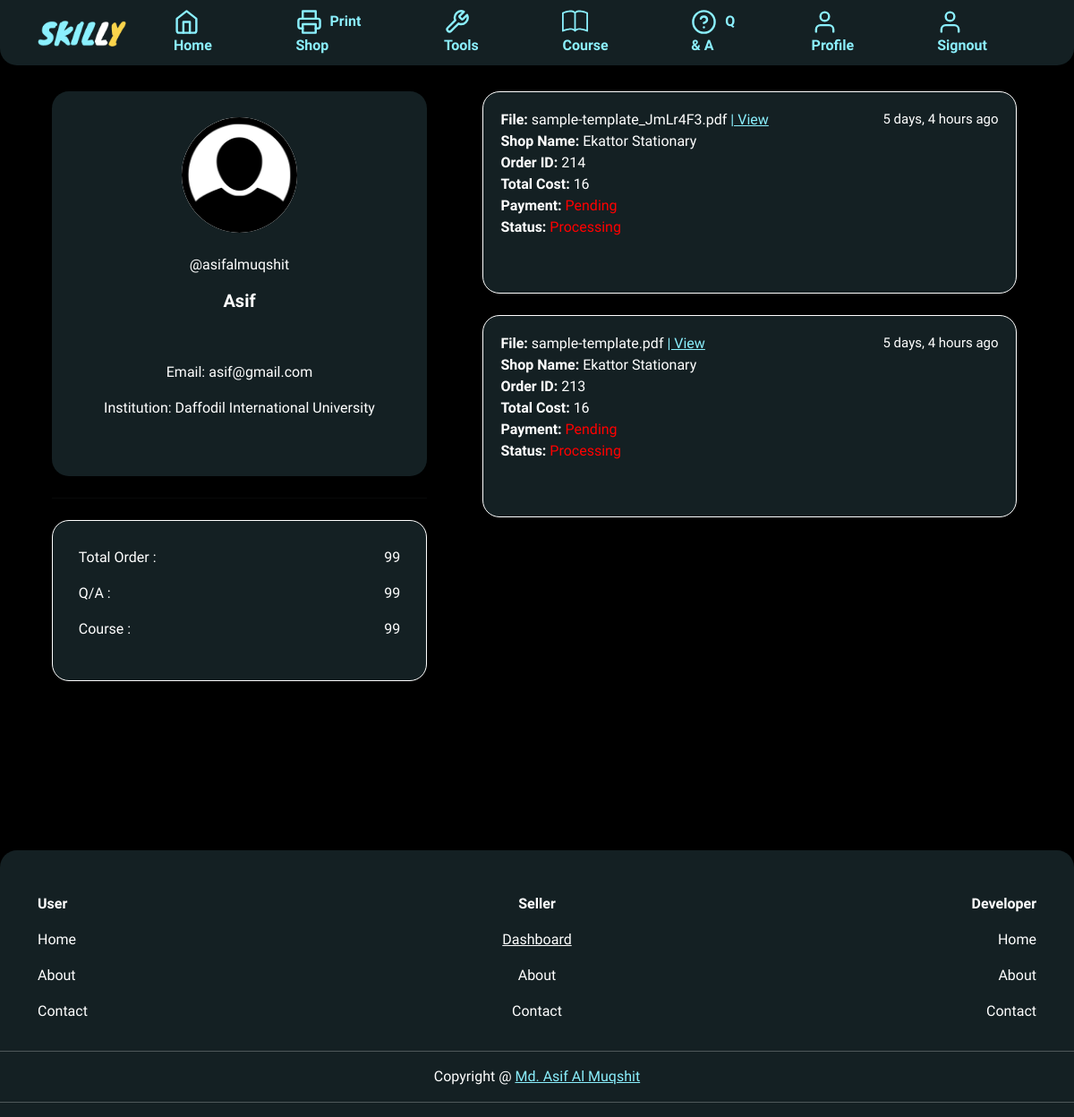
Page /profile (signed in) on the earlier database version.
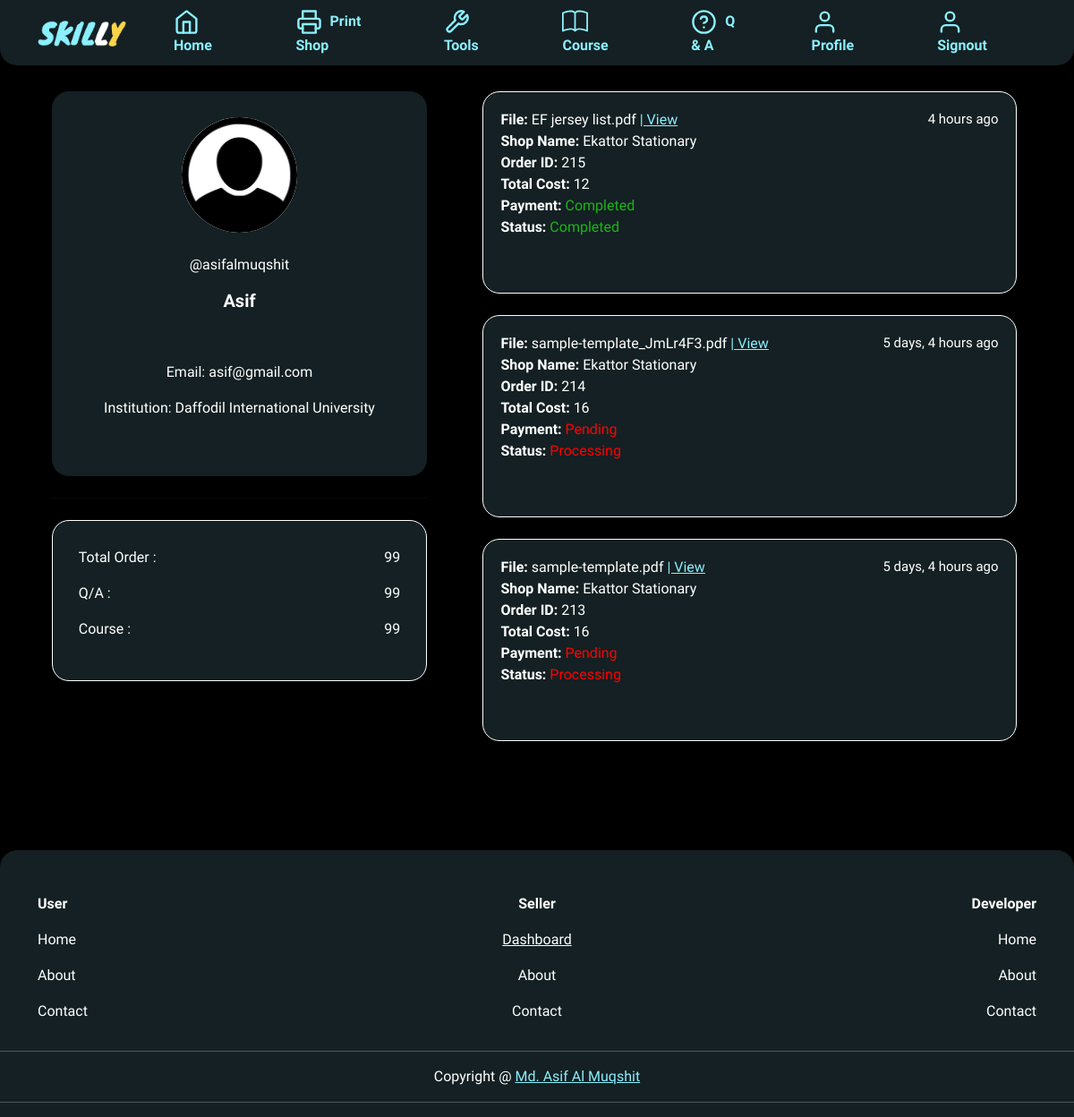
Same page on the later database version.
### home/models.py (models this page shows, shortened)
class PDFDatabase (models.Model):
    senderusername = models.CharField(max_length=99, null=True, blank=True)
    sendername = models.CharField(max_length=99, null=True, blank=True)
    senderemail = models.CharField(max_length=99, null=True, blank=True)
    senderphone = models.CharField(max_length=99, null=True, blank=True)
    selectedshopusername = models.CharField(max_length=99, null=True, blank=True)
    selectshopname = models.CharField(max_length=99, null=True, blank=True)
    file = models.FileField(upload_to='file/', null=True, blank=True)
    time = models.DateTimeField(auto_now_add=True, null=True, blank=True)
    status = models.BooleanField(default = False)
    total_page = models.IntegerField(null=True, blank=True)
    total_cost = models.IntegerField(null=True, blank=True)
    transaction = models.CharField(max_length=99, null=True, blank=True)
    payment_status = models.BooleanField(default = False)

### home/views.py (the view)
# urls.py: path('profile', profile, name='profile'),
def profile(request):
    list = PDFDatabase.objects.filter(senderusername=request.user)
    return render(request, "profile.html", {'list': list})

### templates/profile.html (shortened to what this page needs)
{% extends 'main.html' %}
{% load static %}
{% load humanize %}
{% block content %}
<div class="container">
    <div class="row">
        <div class="col-lg-5 col-md-12 col-sm-12">
            <div class="profile">
                <div class="profile_pic">
                    <img class="profile_pic pro" src="{% static 'img/profile.png' %}" alt="">
                </div>
                <div>
                    <div class="profile_name">
                        <br>
                        <p>@{{ user.username }}</p>
                        <h5><b>{{ user.get_full_name }}</b></h5>
                        <br>
                        <br>
                        <p>Email: {{ user.email }}</p>
                        <p>Institution: Daffodil International University</p>
                        <br>
                        <br>
                    </div>
                </div>
            </div>
            <br>
            <hr style="width: 93%; margin: auto;">
            <br>
            <div class="profile_bio">
                <div class="row info">
                    <div class="col-lg-6 col-md-6 col-sm-6 left">
                        <p>Total Order :</p>
                        <p>Q/A :</p>
                        <p>Course :</p>
                    </div>
                    <div class="col-lg-6 col-md-6 col-sm-6 right">
                        <p>99</p>
                        <p>99</p>
                        <p>99</p>
                    </div>
                </div>
            </div>
        </div>
        <div class="col-lg-7 col-md-12 col-sm-12 status">
            {% for list in list reversed %}
            <div class="status_details">
                <div class="history">
                    <span style="float: right; font-size: 15px;">{{ list.time|naturaltime }}</span>
                    <b>File:</b> {{ list.file }} <a style="color: #8BF0FE;" href="{{ list.file.url }}"> | View</a>
                    <br>
                    <b>Shop Name:</b> {{ list.selectshopname }}
                    <br>
                    <span><b>Order ID:</b> {{ list.pk }}</span>
                    <br>
                    <span><b>Total Cost:</b> {{ list.total_cost }}</span>
                    <br>
                    {% if list.payment_status %}
                    <span><b>Payment: </b><span style="color: #1BB617;">Completed</span></span>
                    {% else %}
                    <span><b>Payment: </b><span style="color: red;">Pending</span></span>
                    {% endif %}
                    <br>
                    {% if list.status %}
                    <span><b>Status: </b><span style="color: #1BB617;">Completed</span></span>
                    {% else %}
                    <span><b>Status: </b><span style="color: red;">Processing</span></span>
                    {% endif %}
                </div>
            </div>
            <br>
            {% endfor %}
        </div>
    </div>
</div>
{% endblock content %}

### templates/main.html (shortened to what this page needs)
{% load static %}
<!DOCTYPE html>
<html lang="en">
  <head>
    <link
      href="https://cdn.jsdelivr.net/npm/bootstrap@5.1.3/dist/css/bootstrap.min.css"
      rel="stylesheet"
    />
  </head>
  <body
    style="
      background-color: black;
      display: flex;
      flex-direction: column;
      min-height: 100vh;
    "
  >
    <nav class="navbar navbar-expand-lg navbar-light sticky-top">
      <div class="container">
        <a class="navbar-brand" href="{% url 'home' %}"
          ><img src="{% static 'img/SKILLY.png' %}" alt="" />
          </a
        >
        <div class="collapse navbar-collapse" id="navbarNavDropdown">
          <ul class="navbar-nav">
            <li class="nav-item">
              <a
                class="nav-link"
                style="color: #8bf0fe"
                href="{% url 'home' %}"
              >
                <span class="menu">Home</span></a
              >
            </li>
            <li class="nav-item">
              <a
                class="nav-link"
                style="color: #8bf0fe"
                href="{% url 'print_shop' %}"
              >
                <span class="menu">Print Shop</span></a
              >
            </li>
            <li class="nav-item">
              <a
                class="nav-link"
                style="color: #8bf0fe"
                href="{% url 'tools' %}"
              >
                <span class="menu">Tools</span></a
              >
            </li>
            <li class="nav-item">
              <a
                class="nav-link"
                style="color: #8bf0fe"
                href="{% url 'course' %}"
              >
                <span class="menu">Course</span></a
              >
            </li>
            <li class="nav-item">
              <a class="nav-link" style="color: #8bf0fe" href="{% url 'qa' %}">
                <span class="menu">Q & A</span></a
              >
            </li>
            {% if user.is_authenticated %}
            <li class="nav-item">
              <a
                class="nav-link"
                style="color: #8bf0fe"
                href="{% url 'profile' %}"
              >
                <svg
                  xmlns="http://www.w3.org/2000/svg"
                  width="29"
                  height="29"
                  viewBox="0 0 24 24"
                  fill="none"
                  stroke="currentColor"
                  stroke-width="2"
                  stroke-linecap="round"
                  stroke-linejoin="round"
                  class="feather feather-user svg"
                >
                  <path d="M20 21v-2a4 4 0 0 0-4-4H8a4 4 0 0 0-4 4v2"></path>
                  <circle cx="12" cy="7" r="4"></circle>
                </svg>
                <span class="menu">Profile</span></a
              >
            </li>
            <li class="nav-item">
              <a
                class="nav-link"
                style="color: #8bf0fe"
                href="{% url 'signout' %}"
              >
                <svg
                  xmlns="http://www.w3.org/2000/svg"
                  width="29"
                  height="29"
                  viewBox="0 0 24 24"
                  fill="none"
                  stroke="currentColor"
                  stroke-width="2"
                  stroke-linecap="round"
                  stroke-linejoin="round"
                  class="feather feather-user svg"
                >
                  <path d="M20 21v-2a4 4 0 0 0-4-4H8a4 4 0 0 0-4 4v2"></path>
                  <circle cx="12" cy="7" r="4"></circle>
                </svg>
                <span class="menu">Signout</span></a
              >
            </li>
            {% endif %}
          </ul>
        </div>
      </div>
    </nav>
    {% block content %}
    {% endblock %}
    <br />
    <br />
    <footer class="footer">
      <br />
      <br />
      <div class="container">
        <div class="row custom_row">
          <div class="col-lg-4 col-md-6 col-sm-12 custom_column1">
            <p><b>User</b></p>
            <p>Home</p>
            <p>About</p>
            <p>Contact</p>
          </div>
          <div class="col-lg-4 col-md-6 col-sm-12 custom_column2">
            <p><b>Seller</b></p>
            <p>
              <a style="color: white" href="{% url 'shopkeeper' %}"
                >Dashboard</a
              >
            </p>
            <p>About</p>
            <p>Contact</p>
          </div>
          <div class="col-lg-4 col-md-6 col-sm-12 custom_column3">
            <p><b>Developer</b></p>
            <p>Home</p>
            <p>About</p>
            <p>Contact</p>
          </div>
        </div>
      </div>
      <hr />
      <p style="text-align: center">
        Copyright @
        <a style="color: #8bf0fe" href="https://github.com/amuqshit000"
          >Md. Asif Al Muqshit</a
        >
      </p>
      <hr />
    </footer>
  </body>
</html>

### templates/main.html (style rules this page uses)
* { font-family: "Titillium Web", sans-serif; font-family: "Ubuntu", sans-serif; }
.navbar { background-color: #142023; border-bottom-right-radius: 19px; border-bottom-left-radius: 19px; transition: background-color 0.3s ease; height: 73px; }
.navbar-brand img { width: 99px; height: auto; }
.nav-item { display: flex; align-items: center; }
.nav-link { color: #8bf0fe; margin: 29px; font-weight: bolder; }
.navbar-nav { margin-left: auto; }
svg { color: black; text-decoration: none; }
.footer { background-color: #142023; border-top-left-radius: 19px; border-top-right-radius: 19px; color: white; }
.custom_column1 { text-align: left; }
.custom_column2 { text-align: center; }
.custom_column3 { text-align: right; }
.svg { color: #8bf0fe; margin-right: 5px; }

### templates/profile.html (style rules this page uses)
body { height: 100%; margin: 0; padding: 0; }
.history { padding: 19px; }
.profile { width: 93%; box-sizing: border-box; height: auto; background: #142023; border-radius: 19px; margin: auto; top: 143px; color: white; }
.profile_bio { width: 93%; box-sizing: border-box; left: 80px; top: 143px; background: #142023; border-radius: 19px; margin: auto; color: white; border: 1px solid white; }
.profile_pic { width: 129px; height: 129px; border-radius: 50%; margin: auto; margin-top: 29px; }
.pro { background-color: white; }
.left { text-align: left; }
.right { text-align: right; }
.info { padding: 29px; }
.profile_name { text-align: center; margin-top: 29px; }
.status { height: 100vh; overflow: scroll; margin-top: 29px; }
.status_details { box-sizing: border-box; width: 93%; height: 226px; background: #142023; box-shadow: 0px 0px 8px rgba(0, 0, 0, 0.15); border-radius: 19px; margin: auto; color: white; border: 1px solid white; }

Differences in the rows shown:
added PDFDatabase: time "4 hours ago", file "EF jersey list.pdf", selectshopname "Ekattor Stationary", pk "215", total_cost "12", shows "Payment:", payment_status "Completed", shows "Status:", status "Completed"
